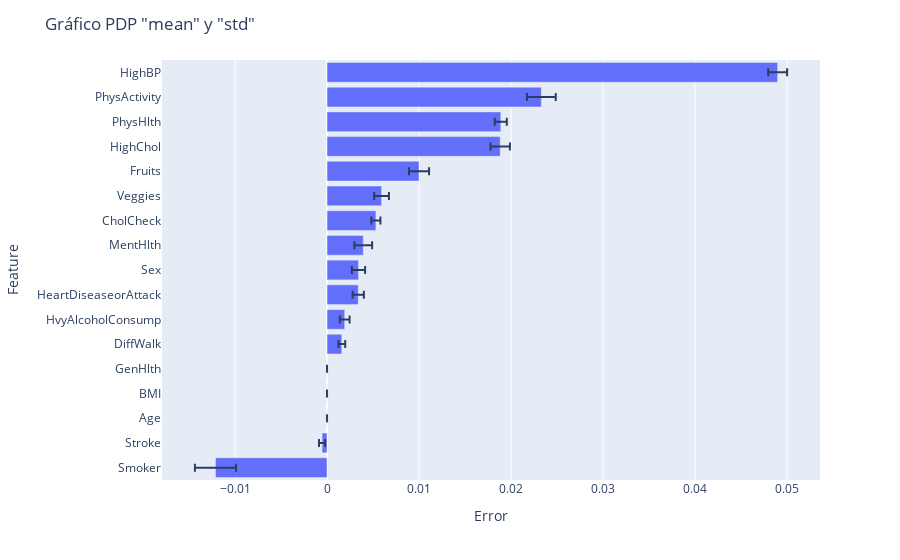

Notebook cell for this chart:
### Code cell
import plotly.express as px

perm_importance_df = perm_importance_df.sort_values(by='mean', ascending=True)
fig = px.bar(perm_importance_df, x='mean', y='feature', orientation='h', error_x='std')
fig.update_layout(title='Gráfico PDP "mean" y "std"', xaxis_title='Error', yaxis_title='Feature')
fig.show()

### Figure 1 — Plotly figure (JSON) as saved in the notebook; plotly's stock layout.template omitted (floating-point values rounded to 4 significant figures)
{"data": [{"alignmentgroup": "True", "error_x": {"array": [0.002237, 0.0003338, 0, 0, 0, 0.0003689, 0.0005326, 0.0006124, 0.0007226, 0.0009655, 0.0004904, 0.0008037, 0.001092, 0.001053, 0.0006521, 0.001564, 0.001027]}, "hovertemplate": "mean=%{x}<br>feature=%{y}<extra></extra>", "legendgroup": "", "marker": {"color": "#636efa", "pattern": {"shape": ""}}, "name": "", "offsetgroup": "", "orientation": "h", "showlegend": false, "textposition": "auto", "type": "bar", "x": [-0.01213, -0.0005401, 0, 0, 0, 0.001607, 0.00192, 0.003391, 0.003416, 0.003935, 0.005311, 0.005924, 0.009996, 0.01882, 0.01889, 0.02329, 0.04898], "xaxis": "x", "y": ["Smoker", "Stroke", "Age", "BMI", "GenHlth", "DiffWalk", "HvyAlcoholConsump", "HeartDiseaseorAttack", "Sex", "MentHlth", "CholCheck", "Veggies", "Fruits", "HighChol", "PhysHlth", "PhysActivity", "HighBP"], "yaxis": "y"}], "layout": {"barmode": "relative", "legend": {"tracegroupgap": 0}, "margin": {"t": 60}, "title": {"text": "Gráfico PDP \"mean\" y \"std\""}, "xaxis": {"anchor": "y", "domain": [0, 1], "title": {"text": "Error"}}, "yaxis": {"anchor": "x", "domain": [0, 1], "title": {"text": "Feature"}}}}
